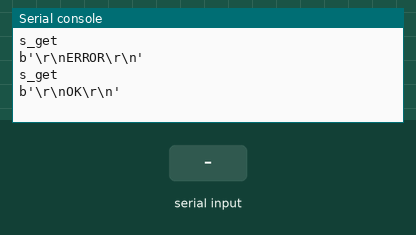
Bench run of a program on a simulated Raspberry Pi Pico running MicroPython. On the bench: the last lines printed to the serial console. The inputs (shaded band) are chosen by the test bench. The modem accepts every AT command (registered, SIM ready, sends succeed) and sends nothing else; the modem answers ERROR to commands that open or use a data connection.

Above: at 14.2 s.
14.3 s: "1\n" received over the second serial link
At 14.7 s:
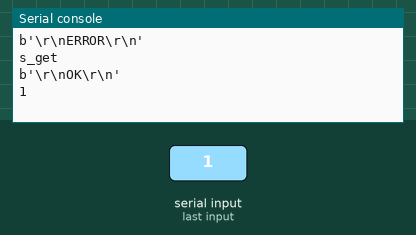
15.8 s: "0\n" received over the second serial link
At 17.0 s:
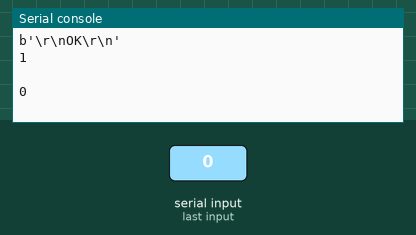
17.3 s: "2\n" received over the second serial link
At 18.2 s:
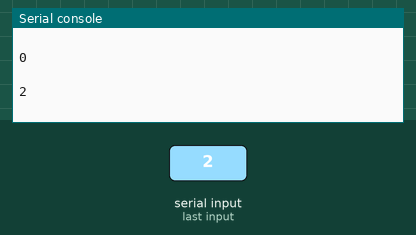

The program:

upd_min.py
```python
#!/usr/bin/env python3
from machine import UART
import utime,time

# WIFI router information, please fill in your own WIFI router information
SSID='***********'                # WIFI name
password = '***********'          # WIFI password
remote_IP = '192.168.15.10'       # Computer's IP address, needs to be changed by yourself
remote_Port = '26760'             # Computer's port number
local_Port = '26760'              # Local UDP port

# Serial port mapped to GP0 and GP1 ports, do not use GP0 and GP1 ports
# when communicating with the WIFI module
esp_uart = UART(0, 115200)   # Serial port 0, baud rate is 115200

# Function to send commands
def esp_sendCMD(cmd,ack,timeout=2000.0):
    esp_uart.write(cmd+'\r\n')
    i_t = utime.ticks_ms()
    while (utime.ticks_ms() - i_t) < timeout:
        s_get=esp_uart.read()
        if(s_get != None):
            # s_get=s_get.decode()
            print('s_get')
            print(str(s_get))
            s_get=str(s_get)
            if(s_get.find(ack) >= 0):
                return True
    return False

# Program entry point
esp_uart.write('+++')           # Initialize to exit transparent mode
time.sleep(1)
if(esp_uart.any()>0):
    esp_uart.read()
esp_sendCMD("AT","OK")          # AT command
esp_sendCMD("AT+CWMODE=3","OK") # Configure WiFi mode
esp_sendCMD("AT+CWJAP=\""+SSID+"\",\""+password+"\"","OK",20000) # Connect to the router
esp_sendCMD("AT+CIFSR","OK")                                     # Query the IP address of the WIFI module
esp_sendCMD("AT+CIPSTART=\"UDP\",\""+remote_IP+"\","+remote_Port+","+local_Port+",0","OK",10000) # Create UDP transmission
esp_sendCMD("AT+CIPMODE=1","OK")    # Enable transparent mode, data can be directly transmitted. 0 = normal mode, 1 = transparent mode


while True:
    s_get=esp_uart.read()                      # Receive characters
    if(s_get != None):                         # Check if the character is not empty
        try:
            s_get=s_get.decode('utf-8')
            print(s_get)
        except UnicodeError:
            print("Error")
```

Measured:
- after the input at 14.3 s, the serial console: prints a new line at once (image 1)
- after the input at 15.8 s, the serial console: prints a new line at once (image 2)
- after the input at 17.3 s, the serial console: prints a new line at once (image 3)
